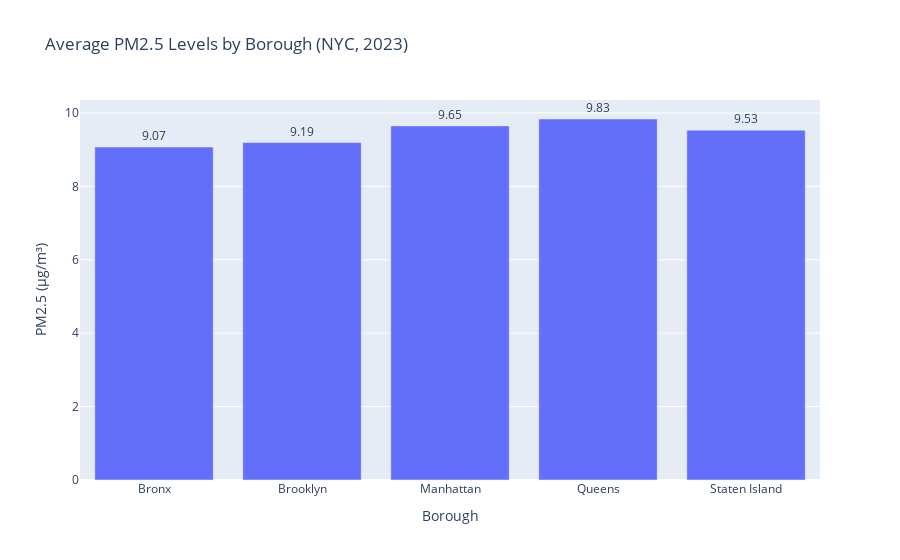

The notebook cell this image was saved under:
### Code cell
fig = px.bar(
    mean_pm25,
    x="Borough",
    y="Arithmetic Mean",
    title="Average PM2.5 Levels by Borough (NYC, 2023)",
    text="Arithmetic Mean",
)

fig.update_traces(texttemplate='%{text:.2f}', textposition='outside')
fig.update_layout(yaxis_title="PM2.5 (µg/m³)", xaxis_title="Borough")

fig.show()

### Figure 1 — Plotly figure (JSON) as saved in the notebook; plotly's stock layout.template omitted (floating-point values rounded to 4 significant figures)
{"data": [{"hovertemplate": "Borough=%{x}<br>Arithmetic Mean=%{text}<extra></extra>", "legendgroup": "", "marker": {"color": "#636efa", "pattern": {"shape": ""}}, "name": "", "orientation": "v", "showlegend": false, "text": [9.071, 9.192, 9.647, 9.835, 9.529], "textposition": "outside", "texttemplate": "%{text:.2f}", "type": "bar", "x": ["Bronx", "Brooklyn", "Manhattan", "Queens", "Staten Island"], "xaxis": "x", "y": [9.071, 9.192, 9.647, 9.835, 9.529], "yaxis": "y"}], "layout": {"barmode": "relative", "legend": {"tracegroupgap": 0}, "title": {"text": "Average PM2.5 Levels by Borough (NYC, 2023)"}, "xaxis": {"anchor": "y", "domain": [0, 1], "title": {"text": "Borough"}}, "yaxis": {"anchor": "x", "domain": [0, 1], "title": {"text": "PM2.5 (µg/m³)"}}}}
